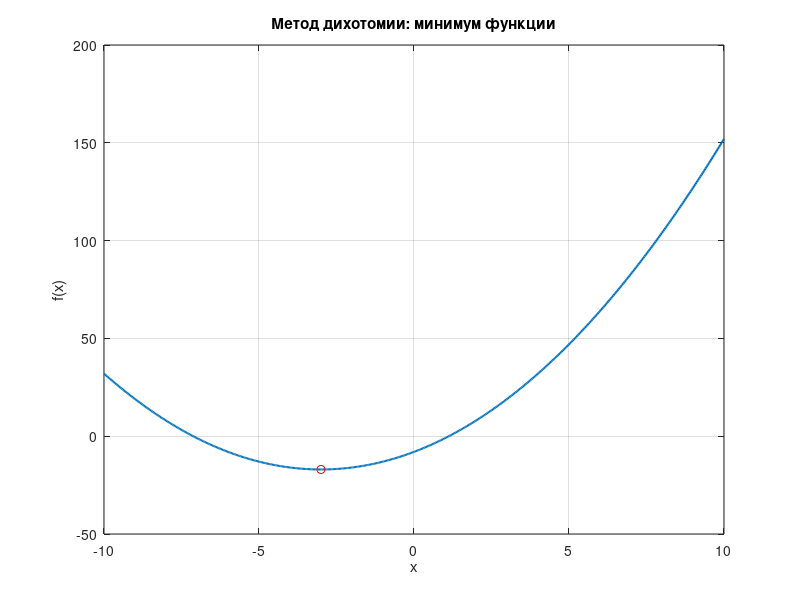

Reproduce this figure in MATLAB.
% =========================================================
% ЛР8 — Метод дихотомии (поиск минимума)
% f(x)=x^2+6x-8
% =========================================================

clear;
clc;
close all;

%% Функция

f = @(x) x.^2 + 6*x - 8;

%% Интервал

a = -10;
b = 10;

eps = 0.001;

%% =========================================================
% Метод дихотомии
% =========================================================

while (b - a) > eps
    c = (a + b)/2;
    delta = eps/10;

    x1 = c - delta;
    x2 = c + delta;

    if f(x1) < f(x2)
        b = c;
    else
        a = c;
    end
end

xmin = (a + b)/2;
ymin = f(xmin);

%% =========================================================
% График
% =========================================================

x = linspace(-10,10,500);

figure('Visible','off','Name','ЛР8','NumberTitle','off');

plot(x, f(x),'LineWidth',1.5);
grid on;
hold on;

plot(xmin, ymin, 'ro');

title('Метод дихотомии: минимум функции');
xlabel('x');
ylabel('f(x)');

%% =========================================================
% Сохранение
% =========================================================

exportgraphics(gcf,'lab8_result.png','Resolution',300);
close(gcf);

fileID = fopen('lab8_result.txt','w');

fprintf(fileID,'ЛР8 - Метод дихотомии\n\n');
fprintf(fileID,'xmin = %.6f\n', xmin);
fprintf(fileID,'f(xmin) = %.6f\n', ymin);
fprintf(fileID,'eps = %.4f\n', eps);

fclose(fileID);

disp('Готово: lab8_result.png и lab8_result.txt');
